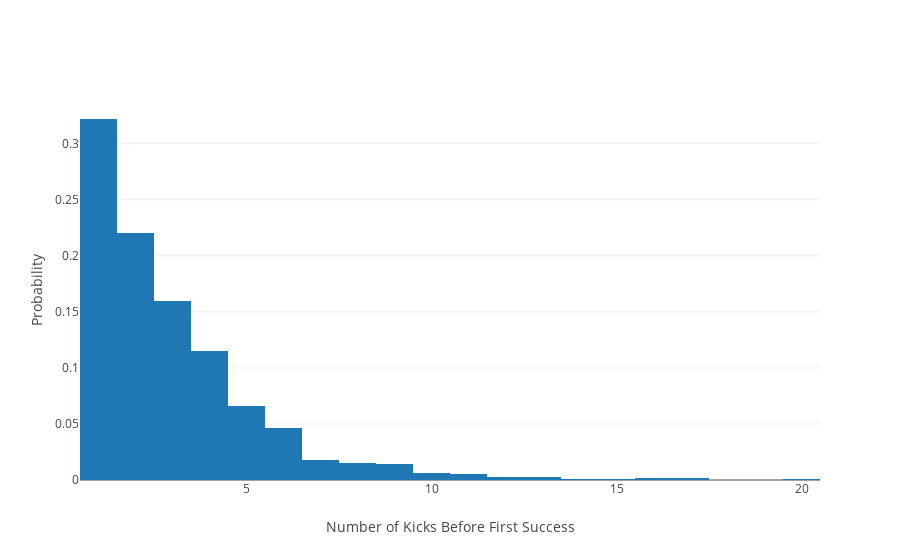

Notebook source saved alongside this figure:
### Markdown cell above
Let's check this with a simulation

### Code cell
num_tests = 1000
kick_values = []

for test in range(num_tests):
    num_kicks = 0
    success = 0
    while (success == 0):
        success = np.random.choice([1, 0], p=[kick_prob, (1-kick_prob)])
        num_kicks += 1
    kick_values.append(num_kicks)


    
plot_data = [go.Histogram(x=kick_values, histnorm='probability')]

plot_layout = go.Layout(
    xaxis=dict(
        title='Number of Kicks Before First Success'
    ),
    yaxis=dict(
        title='Probability'
    )
)

fig = go.Figure(data=plot_data, layout=plot_layout)
iplot(fig)

### Figure 1 — Plotly figure (JSON) as saved in the notebook; plotly's stock layout.template omitted (floating-point values rounded to 4 significant figures; data arrays with more than 128 entries replaced by an {"elided": "..."} marker saying what was removed)
{"data": [{"histnorm": "probability", "type": "histogram", "x": {"elided": "1000 int values"}}], "layout": {"xaxis": {"title": "Number of Kicks Before First Success"}, "yaxis": {"title": "Probability"}}}
